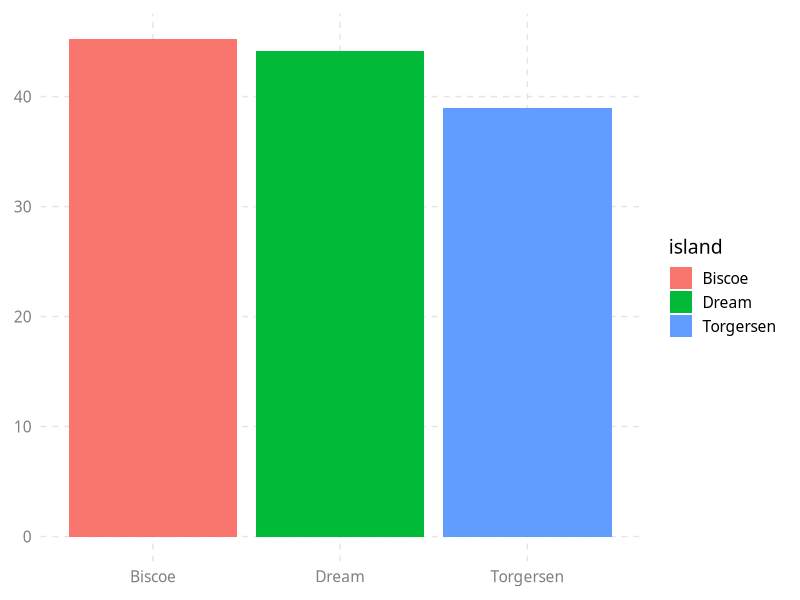

Source code (R):
library(tidyverse)
library(palmerpenguins)

theme_dk <- function(base_family = "Inter Tight", base_size = 14) {
  theme_dk <-
    ggplot2::theme_minimal(
      base_size = base_size,
      base_family = base_family
    ) +
    ggplot2::theme(
      panel.grid.minor = ggplot2::element_blank(),
      panel.grid.major = ggplot2::element_line(
        color = "grey90",
        linewidth = 0.5,
        linetype = "dashed"
      ),
      axis.ticks = ggplot2::element_blank(),
      axis.text = ggplot2::element_text(
        color = "grey50",
        size = ggplot2::rel(0.8)
      ),
      axis.title = ggplot2::element_blank(),
      plot.title.position = "plot",
      plot.title = ggplot2::element_text(
        face = "bold",
        size = ggplot2::rel(1.5)
      ),
      plot.subtitle = ggplot2::element_text(
        color = "grey40",
        size = ggplot2::rel(1.1)
      ),
      plot.caption = ggplot2::element_text(
        color = "grey50",
        margin = ggplot2::margin(t = 20)
        # hjust = 0
      ),
      plot.margin = ggplot2::margin(10, 10, 10, 10),
      strip.text = ggplot2::element_text(
        color = "grey40",
        # hjust = 0,
        size = ggplot2::rel(0.9)
      ),
      panel.spacing = ggplot2::unit(2, "lines")
    )
  
  theme_dk
}

penguins |>
  group_by(island) |>
  summarize(mean_bill_length = mean(bill_length_mm, na.rm = TRUE)) |>
  ggplot(
    aes(
      x = island,
      y = mean_bill_length,
      label = island,
      fill = island
    )
  ) +
  geom_col() +
  theme_dk()
